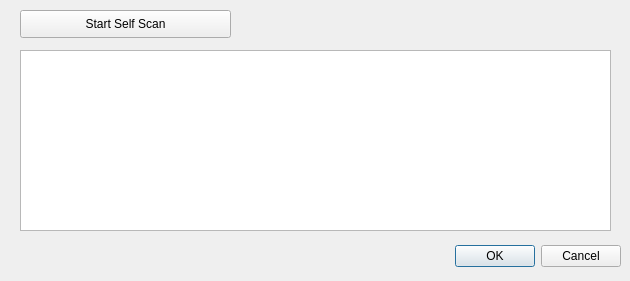
<?xml version="1.0" encoding="UTF-8"?>
<ui version="4.0">
 <class>PortScanner</class>
 <widget class="QDialog" name="PortScanner">
  <property name="geometry">
   <rect>
    <x>0</x>
    <y>0</y>
    <width>630</width>
    <height>281</height>
   </rect>
  </property>
  <property name="windowTitle">
   <string>Dialog</string>
  </property>
  <widget class="QDialogButtonBox" name="buttonBox">
   <property name="geometry">
    <rect>
     <x>280</x>
     <y>240</y>
     <width>341</width>
     <height>32</height>
    </rect>
   </property>
   <property name="orientation">
    <enum>Qt::Horizontal</enum>
   </property>
   <property name="standardButtons">
    <set>QDialogButtonBox::Cancel|QDialogButtonBox::Ok</set>
   </property>
  </widget>
  <widget class="QTextEdit" name="textEdit">
   <property name="geometry">
    <rect>
     <x>20</x>
     <y>50</y>
     <width>591</width>
     <height>181</height>
    </rect>
   </property>
  </widget>
  <widget class="QPushButton" name="pushButton">
   <property name="geometry">
    <rect>
     <x>20</x>
     <y>10</y>
     <width>211</width>
     <height>28</height>
    </rect>
   </property>
   <property name="text">
    <string>Start Self Scan</string>
   </property>
  </widget>
 </widget>
 <resources/>
 <connections>
  <connection>
   <sender>buttonBox</sender>
   <signal>accepted()</signal>
   <receiver>PortScanner</receiver>
   <slot>accept()</slot>
   <hints>
    <hint type="sourcelabel">
     <x>248</x>
     <y>254</y>
    </hint>
    <hint type="destinationlabel">
     <x>157</x>
     <y>274</y>
    </hint>
   </hints>
  </connection>
  <connection>
   <sender>buttonBox</sender>
   <signal>rejected()</signal>
   <receiver>PortScanner</receiver>
   <slot>reject()</slot>
   <hints>
    <hint type="sourcelabel">
     <x>316</x>
     <y>260</y>
    </hint>
    <hint type="destinationlabel">
     <x>286</x>
     <y>274</y>
    </hint>
   </hints>
  </connection>
 </connections>
</ui>
